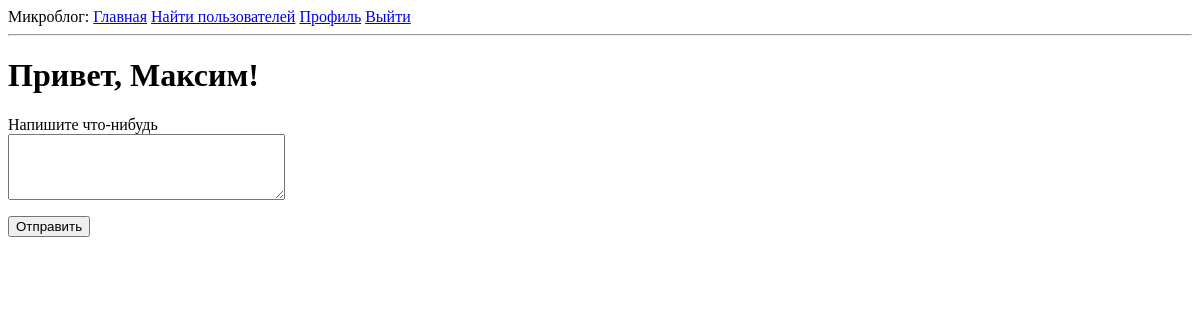
Before: /index/ (signed in) with the older database file.
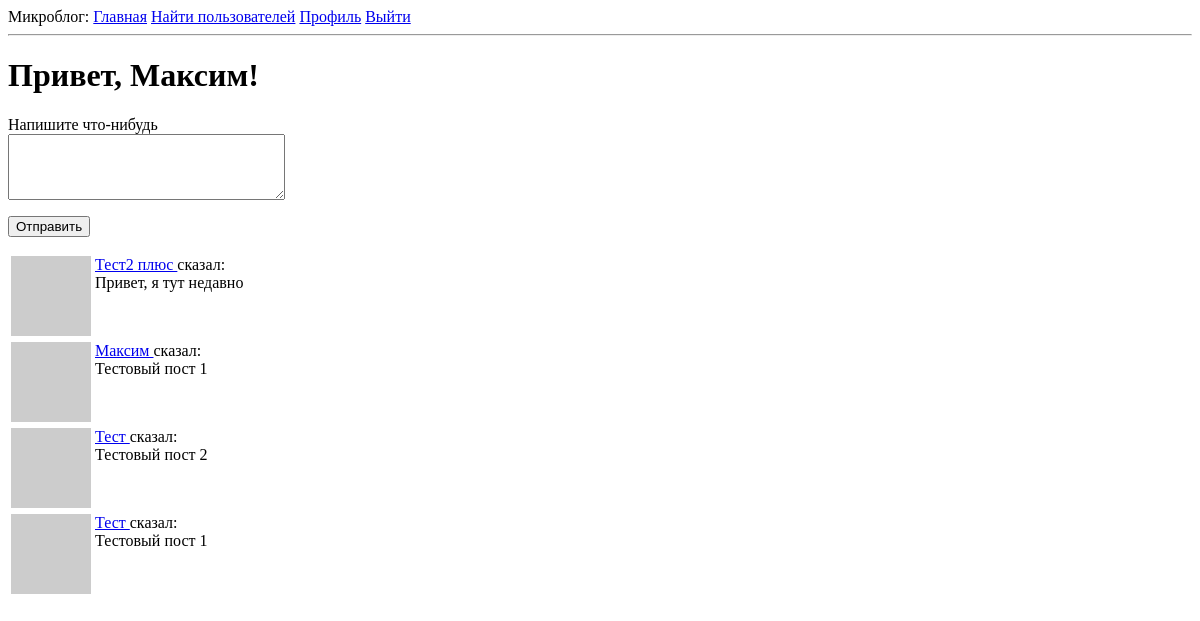
After: the same page with the newer database file.
### app/models.py (models this page shows, shortened)
class User(UserMixin, db.Model):
    id = db.Column(db.Integer, primary_key=True)
    username = db.Column(db.String(64), index=True, unique=True)
    email = db.Column(db.String(120), index=True, unique=True)
    password_hash = db.Column(db.String(128))
    posts = db.relationship('Post', backref='author', lazy='dynamic')
    about_me = db.Column(db.String(140))
    last_seen = db.Column(db.DateTime, default=datetime.utcnow)
    followed = db.relationship(
        'User', secondary=followers,
        primaryjoin=(followers.c.follower_id == id),
        secondaryjoin=(followers.c.followed_id == id),
        backref=db.backref('followers', lazy='dynamic'), lazy='dynamic')
    def avatar(self, size):
        digest = md5(self.email.lower().encode('utf-8')).hexdigest()
        return 'https://www.gravatar.com/avatar/{}?d=identicon&s={}'.format(
            digest, size)
    def followed_posts(self):
        followed = Post.query.join(
            followers, (followers.c.followed_id == Post.user_id)).filter(
                followers.c.follower_id == self.id)
        own = Post.query.filter_by(user_id=self.id)
        return followed.union(own).order_by(Post.timestamp.desc())

class Post(db.Model):
    id = db.Column(db.Integer, primary_key=True)
    body = db.Column(db.String(140))
    timestamp = db.Column(db.DateTime, index=True, default=datetime.utcnow)
    user_id = db.Column(db.Integer, db.ForeignKey('user.id'))

### app/routes.py (the view)
@app.route('/', methods=['GET', 'POST'])
@app.route('/index/', methods=['GET', 'POST'])
@login_required
def index():
    form = PostForm()
    if form.validate_on_submit():
        post = Post(body=form.post.data, author=current_user)
        db.session.add(post)
        db.session.commit()
        flash('Ваше сообщение опубликовано!')
        return redirect(url_for('index'))
    posts = current_user.followed_posts().all()
    return render_template('index.html', title='Home', posts=posts, form=form)

### app/forms.py
class PostForm(FlaskForm):
    post = TextAreaField('Напишите что-нибудь', validators=[DataRequired(), Length(min=1, max=140)])
    submit = SubmitField('Отправить')

### app/models.py (called while the page is built)
@login.user_loader
def load_user(id):
    return User.query.get(int(id))

### app/routes.py (called while the page is built)
@app.before_request
def before_request():
    if current_user.is_authenticated:
        current_user.last_seen = datetime.utcnow()
        db.session.commit()

### app/templates/index.html (shortened to what this page needs)
{% extends "base.html" %}
{% block content %}
    <h1>Привет, {{ current_user.username }}!</h1>
    {% if form %}
    <form action="" method="post">
        <p>
            {{ form.post.label }}<br>
            {{ form.post(cols=32, rows=4) }}<br>
        </p>
        <p>{{ form.submit() }}</p>
    </form>
    {% endif %}
    {% for post in posts %}
        {% include '_post.html' %}
    {% endfor %}
{% endblock %}

### app/templates/base.html (shortened to what this page needs)
<html>
    <head>
    </head>
    <body>
        <div>Микроблог:
            <a href="{{ url_for('index') }}"> Главная</a>
            <a href="{{ url_for('explore') }}">Найти пользователей</a>
            {% if current_user.is_anonymous %}
            <a href="{{ url_for('login') }}"> Войти</a>
            {% else %}
            <a href="{{ url_for('user', username=current_user.username) }}">Профиль</a>
            <a href="{{ url_for('logout') }}"> Выйти</a>
            {% endif %}
        </div>
        <hr>
        {% block content %}{% endblock %}
    </body>
</html>

### app/templates/_post.html
<table>
    <tr valign="top">
        <td><img src="{{ post.author.avatar(36) }}"></td>
        <td>
            <a href="{{ url_for('user', username=post.author.username) }}">
                {{ post.author.username }}
            </a>
            сказал:<br>{{ post.body }}
        </td>
    </tr>
</table>

Changed rows visible on the page:
added Post: author.username "Тест2 плюс", body "Привет, я тут недавно"
added Post: author.username "Максим", body "Тестовый пост 1"
added Post: author.username "Тест", body "Тестовый пост 2"
added Post: author.username "Тест", body "Тестовый пост 1"
